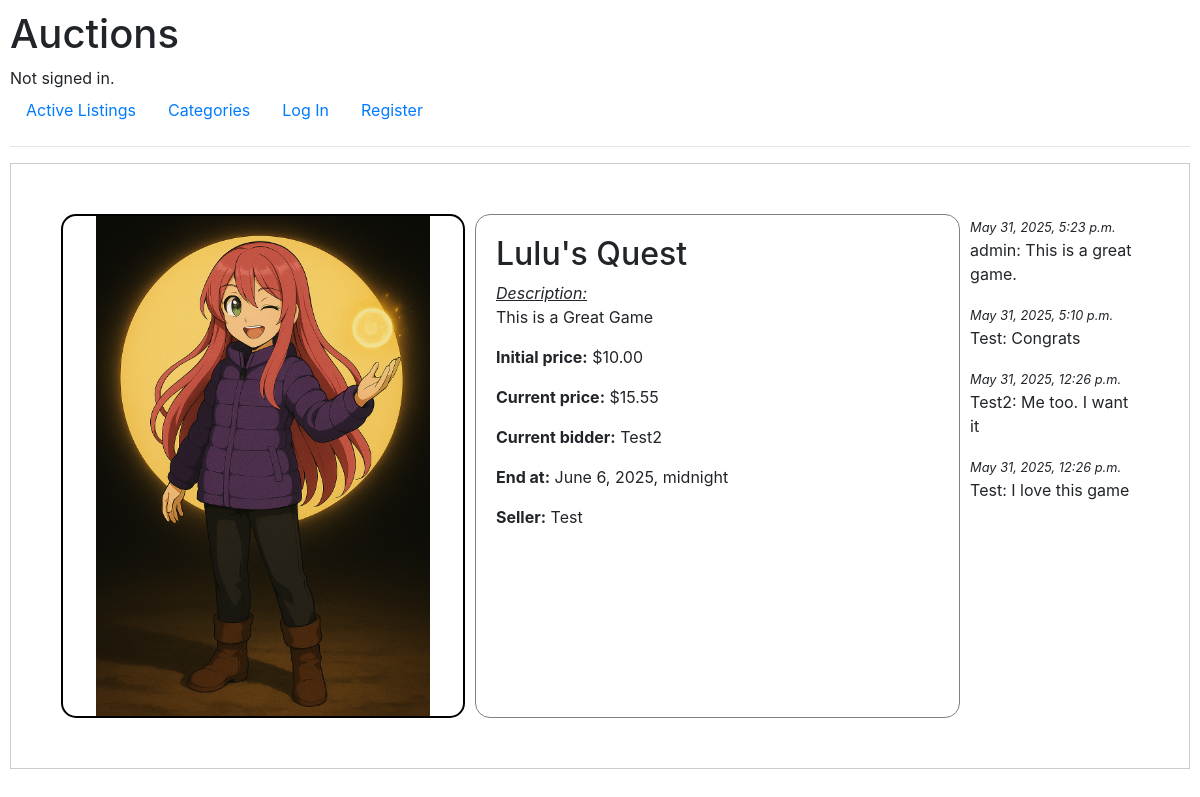
The page /listing/13 on the database its author committed.
### auctions/models.py (models this page shows, shortened)
class Listing(models.Model):
    id = models.AutoField(primary_key=True)
    owner_id = models.ForeignKey(User, on_delete=models.CASCADE, related_name="listings")
    name = models.CharField(max_length=64)
    description = models.TextField()
    initial_price = models.DecimalField(default=0,max_digits=10, decimal_places=2)
    picture_url = models.ImageField(upload_to='images/', null=True, blank=True)
    created_at = models.DateTimeField(auto_now_add=True)
    end_at = models.DateTimeField()
    bids_count = models.IntegerField(default=0)
    category = models.CharField(default="others", max_length=64)
    last_bid_id = models.ForeignKey("Bid", on_delete=models.SET_NULL, null=True, blank=True)
    is_active = models.BooleanField(default=True)
    winner_id = models.ForeignKey(User, on_delete=models.SET_NULL, null=True, blank=True)

class Bid(models.Model):
    id = models.AutoField(primary_key=True)
    listing_id = models.ForeignKey(Listing, on_delete=models.CASCADE, related_name="bids")
    user_id = models.ForeignKey(User, on_delete=models.CASCADE, related_name="bids")
    amount = models.DecimalField(max_digits=10, decimal_places=2, default=Decimal('0.00'))

class User(AbstractUser):
    id = models.AutoField(primary_key=True)
    watchlist = models.ManyToManyField("Listing", blank=True, related_name="watchlisted_by")

class ListingComment(models.Model):
    id = models.AutoField(primary_key=True)
    listing_id = models.ForeignKey(Listing, on_delete=models.CASCADE, related_name="comments")
    user_id = models.ForeignKey(User, on_delete=models.CASCADE, related_name="comments")
    content = models.TextField(max_length=1000)
    created_at = models.DateTimeField(auto_now_add=True)

### auctions/views.py (the view)
# urls.py: path("listing/<int:listing_id>", views.listing, name="listing"),
def listing(request, listing_id):
    try:
        listing = Listing.objects.get(pk=listing_id)
        comments = ListingComment.objects.filter(listing_id=listing_id).order_by("-created_at")
    except Listing.DoesNotExist:
        return render(request, "auctions/listing.html", {
            "listing_error": "Listing not found"
        })
    if not listing.is_active:
        return render(request, "auctions/listing.html", {
            "listing": listing,
            "error": "This listing is closed"
        })
    return render(request, "auctions/listing.html", {
        "listing": listing,
        "comments": comments
    })

### auctions/templates/auctions/listing.html (shortened to what this page needs)
{% extends "auctions/layout.html" %}
{% block body %}
<div class="listing-page">
    {% if listing_error %}
    <div class="alert alert-danger">{{ listing_error }}</div>
    {% else %}
    <div class="listing-page-content">
        <div class="listing-content-img">
            {% if listing.picture_url %}
            <img src='{{ listing.picture_url.url }}' alt="{{ listing.name }}">
            {% else %}
            {% load static %}
            {% endif %}
        </div>
        <div class="listing-content-text">
        <h2>{{ listing.name }}</h2>
        <p><em style="text-decoration: underline;">Description:</em> <br>{{ listing.description}}</p>
        <p><b>Initial price:</b> ${{ listing.initial_price }}</p>
        {% if listing.last_bid_id %}
            <p><b>Current price:</b> ${{ listing.last_bid_id.amount }}</p>
            <p><b>Current bidder:</b> {{ listing.last_bid_id.user_id.username }}</p>
        {% else %}
            <p><b>Current price:</b> ${{ listing.initial_price }}</p>
            <p><b>Current bidder:</b> no bidder yet</p>
        {% endif %}
        <p><b>End at:</b> {{ listing.end_at }}</p>
        <p><b>Seller:</b> {{ listing.owner_id.username }}</p>
    </div>
    {% endif %}
    <div class="listing-comments">
        <div class="listing-comments-container">
            {% for comment in comments %}
            <em style="font-size: 0.8em;">{{ comment.created_at }}</em>
            <p>{{ comment.user_id.username }}: {{ comment.content }}</p>
            {% endfor %}
        </div>
    </div>
</div>
{% endblock %}

### auctions/static/auctions/styles.css (style rules this page uses)
body { padding: 10px; height: 600px; }
.listing-page-content { padding: 50px; display: flex; flex-direction: row; gap: 10px; border: 1px solid #ccc; }
.listing-content-img { border: 2px solid black; border-radius: 15px; }
.listing-content-img img { object-fit: contain; width: 400px; height: 500px; margin: 0 auto; }
.listing-content-text { display: flex; flex-direction: column; border: 1px solid grey; border-radius: 15px; width: 600px; padding: 20px; }

### rows shown on the page
Listing: picture_url (picture), name "Lulu's Quest", description "This is a Great Game", initial_price "10.00", last_bid_id.amount "15.55", last_bid_id.user_id.username "Test2", end_at "June 6, 2025, midnight", owner_id.username "Test"
ListingComment: created_at "May 31, 2025, 5:23 p.m.", user_id.username "admin", content "This is a great game."
ListingComment: created_at "May 31, 2025, 5:10 p.m.", user_id.username "Test", content "Congrats"
ListingComment: created_at "May 31, 2025, 12:26 p.m.", user_id.username "Test2", content "Me too. I want it"
ListingComment: created_at "May 31, 2025, 12:26 p.m.", user_id.username "Test", content "I love this game"
